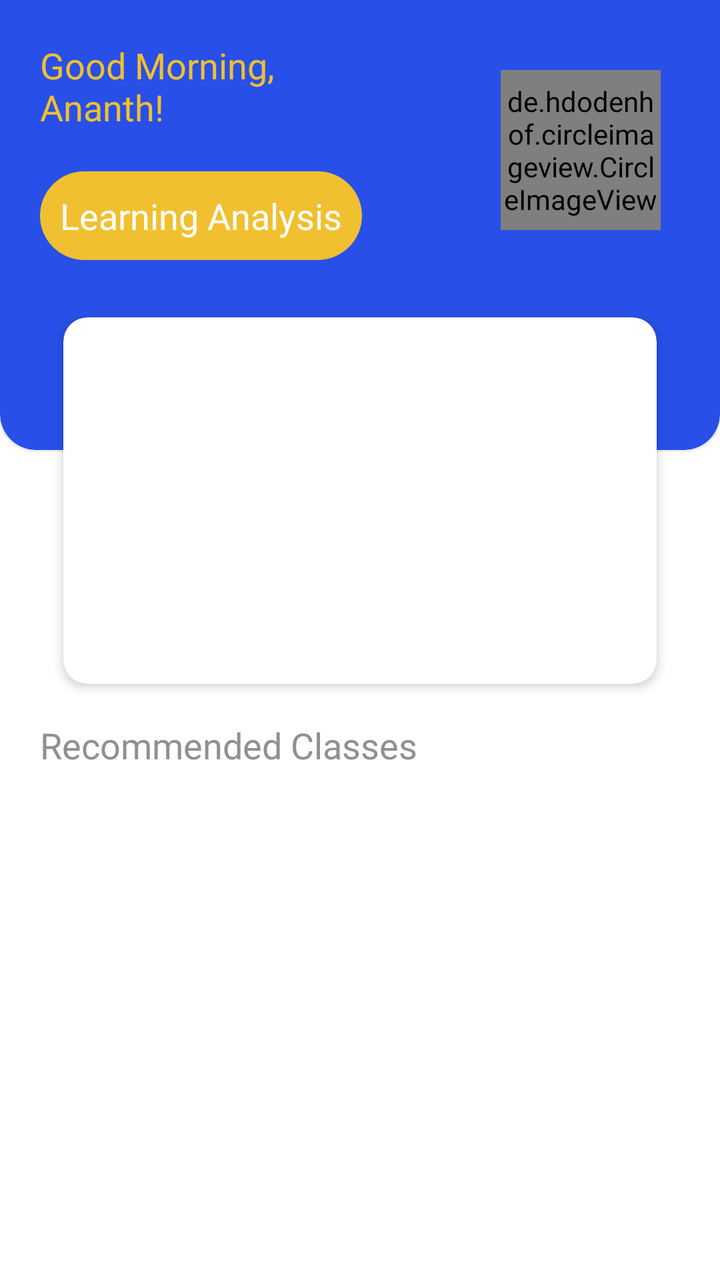
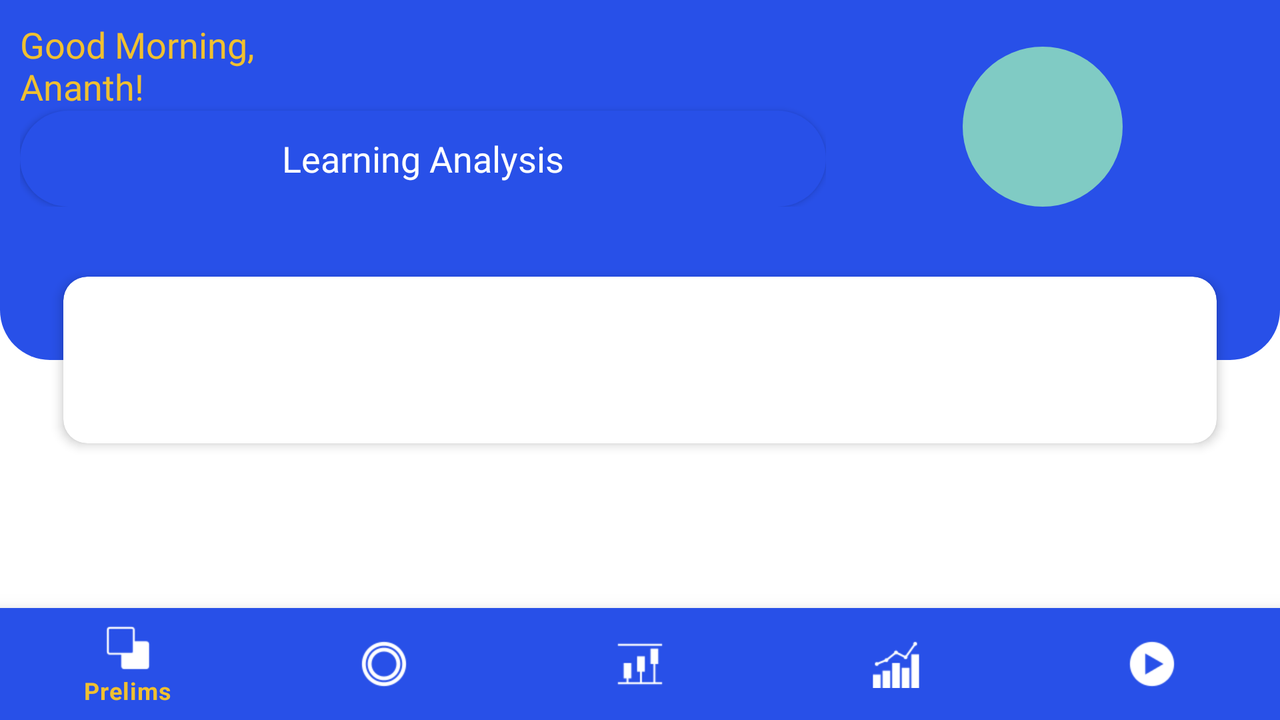

First picture: res/layout/ on a phone held upright. Second picture: the repository's own variant of that layout, on a device whose configuration matches the variant's folder. Source for both follows.
<!-- AndroidManifest.xml: application theme AppTheme1 -->
<!-- res/layout/content_home.xml -->
<?xml version="1.0" encoding="utf-8"?>
<androidx.core.widget.NestedScrollView xmlns:android="http://schemas.android.com/apk/res/android"
    xmlns:app="http://schemas.android.com/apk/res-auto"
    xmlns:tools="http://schemas.android.com/tools"
    android:layout_width="match_parent"
    android:layout_height="match_parent">

    <androidx.constraintlayout.widget.ConstraintLayout
        android:layout_width="match_parent"
        android:layout_height="match_parent"
        app:layout_behavior="@string/appbar_scrolling_view_behavior"
        tools:showIn="@layout/time_line_fragment">

        <RelativeLayout
            android:id="@+id/rl_view"
            android:layout_width="match_parent"
            android:layout_height="match_parent"
            app:layout_constraintEnd_toEndOf="parent"
            app:layout_constraintStart_toStartOf="parent"
            app:layout_constraintTop_toTopOf="parent">

            <com.google.android.material.card.MaterialCardView
                android:id="@+id/card"
                android:layout_width="match_parent"
                android:layout_height="wrap_content"
                android:layout_marginTop="-20dp"
                app:cardBackgroundColor="@color/colorPrimary"
                app:cardCornerRadius="18dp">

                <LinearLayout
                    android:id="@+id/linearLayout"
                    android:layout_width="match_parent"
                    android:layout_height="wrap_content"
                    android:layout_marginTop="20dp"
                    android:layout_marginBottom="75dp"
                    android:background="@drawable/bottom_corners"
                    android:orientation="vertical"
                    android:weightSum="2"
                    app:layout_constraintEnd_toEndOf="parent"
                    app:layout_constraintStart_toStartOf="parent"
                    app:layout_constraintTop_toTopOf="parent">

                    <LinearLayout
                        android:layout_width="match_parent"
                        android:layout_height="wrap_content"
                        android:orientation="horizontal"
                        android:weightSum="2">

                        <LinearLayout
                            android:layout_width="0dp"
                            android:layout_height="wrap_content"
                            android:layout_weight="1.3"
                            android:orientation="vertical">

                            <TextView
                                android:layout_width="match_parent"
                                android:layout_height="wrap_content"
                                android:fontFamily="@font/karla_bold"
                                android:padding="10dp"
                                android:text="@string/good_morning_ananth"
                                android:textAppearance="@style/TextAppearance.AppCompat.Medium"
                                android:textColor="@color/colorAccent" />

                            <TextView
                                android:id="@+id/learning_analysis"
                                android:layout_width="wrap_content"
                                android:layout_height="wrap_content"
                                android:layout_margin="10dp"
                                android:background="@drawable/round_button_background"
                                android:fontFamily="@font/karla"
                                android:padding="10dp"
                                android:text="@string/learning_analysis"
                                android:textAppearance="@style/TextAppearance.AppCompat.Medium"
                                android:textColor="@color/white" />
                        </LinearLayout>

                        <LinearLayout
                            android:layout_width="0dp"
                            android:layout_height="match_parent"
                            android:layout_gravity="center|bottom"
                            android:layout_weight="0.7"
                            android:gravity="center"
                            android:orientation="vertical">

                            <de.hdodenhof.circleimageview.CircleImageView
                                android:id="@+id/iv_user"
                                android:layout_width="80dp"
                                android:layout_height="80dp"
                                android:src="@drawable/administrator_male_100px"
                                app:civ_border_color="@color/white"
                                app:civ_border_width="1dp"
                                app:civ_circle_background_color="@color/white" />
                        </LinearLayout>

                    </LinearLayout>
                </LinearLayout>
            </com.google.android.material.card.MaterialCardView>

            <Space
                android:id="@+id/space"
                android:layout_width="match_parent"
                android:layout_height="wrap_content"
                android:layout_below="@id/card"
                android:layout_alignBottom="@id/card"
                android:layout_marginTop="-75dp" />

            <com.google.android.material.card.MaterialCardView
                android:id="@+id/content_card"
                android:layout_width="match_parent"
                android:layout_height="200dp"
                android:layout_below="@+id/space"
                android:layout_alignTop="@id/space"
                android:layout_marginStart="25dp"
                android:layout_marginEnd="25dp"
                app:cardBackgroundColor="@color/white"
                app:cardCornerRadius="12dp"
                app:cardElevation="3dp"
                app:cardUseCompatPadding="true">

                <androidx.viewpager.widget.ViewPager
                    android:id="@+id/viewPager"
                    android:layout_width="match_parent"
                    android:layout_height="match_parent" />
            </com.google.android.material.card.MaterialCardView>
        </RelativeLayout>

        <TextView
            android:id="@+id/quick"
            android:layout_width="match_parent"
            android:layout_height="wrap_content"
            android:layout_marginStart="10dp"
            android:layout_marginEnd="10dp"
            android:fontFamily="@font/karla_bold"
            android:padding="10dp"
            android:text="@string/recommended_classes"
            android:textAppearance="@style/TextAppearance.AppCompat.Medium"
            android:textColor="@color/gray_light"
            app:layout_constraintEnd_toEndOf="parent"
            app:layout_constraintStart_toStartOf="parent"
            app:layout_constraintTop_toBottomOf="@id/rl_view" />

        <androidx.recyclerview.widget.RecyclerView
            android:id="@+id/recyclerView"
            android:layout_width="match_parent"
            android:layout_height="wrap_content"
            android:orientation="horizontal"
            app:layout_constraintEnd_toEndOf="parent"
            app:layout_constraintStart_toStartOf="parent"
            app:layout_constraintTop_toBottomOf="@id/quick" />

        <ProgressBar
            android:id="@+id/progressBar"
            style="?android:attr/progressBarStyle"
            android:layout_width="wrap_content"
            android:layout_height="wrap_content"
            app:layout_constraintBottom_toBottomOf="@+id/recyclerView"
            app:layout_constraintEnd_toEndOf="@+id/recyclerView"
            app:layout_constraintStart_toStartOf="@+id/recyclerView"
            app:layout_constraintTop_toTopOf="@+id/recyclerView" />
    </androidx.constraintlayout.widget.ConstraintLayout>
</androidx.core.widget.NestedScrollView>
<!-- resources referenced by this layout -->
<resources>
  <color name="colorAccent">#FFF0C030</color>
  <color name="colorPrimary">#FF2850E8</color>
  <color name="gray_light">#FF909090</color>
  <color name="white">#FFFFFF</color>
  <!-- drawable bottom_corners (drawable) -->
  <shape xmlns:android="http://schemas.android.com/apk/res/android"
      android:shape="rectangle">
  
      <solid android:color="@color/colorPrimary" />
      <padding
          android:bottom="10dp"
          android:left="10dp"
          android:right="10dp"
          android:top="10dp" />
  
      <corners
          android:bottomLeftRadius="25dp"
          android:bottomRightRadius="25dp" />
  </shape>
  <!-- drawable round_button_background (drawable) -->
  <?xml version="1.0" encoding="utf-8"?>
  <shape xmlns:android="http://schemas.android.com/apk/res/android"
      android:shape="rectangle">
      <corners
          android:bottomLeftRadius="30dp"
          android:bottomRightRadius="30dp"
          android:topLeftRadius="30dp"
          android:topRightRadius="30dp" />
      <solid android:color="@color/colorAccent" />
  
      <padding
          android:bottom="0dp"
          android:left="0dp"
          android:right="0dp"
          android:top="0dp" />
  </shape>
  <string name="good_morning_ananth">Good Morning,\nAnanth!</string>
  <string name="learning_analysis">Learning Analysis</string>
  <string name="recommended_classes">Recommended Classes</string>
  <style name="AppTheme1" parent="Theme.MaterialComponents.Light.NoActionBar">
          
          <item name="colorPrimary">@color/colorPrimary</item>
          <item name="colorPrimaryDark">@color/colorPrimary</item>
          <item name="colorAccent">@color/colorPrimary</item>
          <item name="primaryTextColor">@color/primaryTextColor</item>
          <item name="secondaryTextColor">@color/secondaryTextColor</item>
          <item name="tabSelectedColor">@color/tabSelectedColor</item>
          <item name="tabUnselectedColor">@color/tabUnselectedColor</item>
          <item name="navTabPressed">@color/navTabPressed</item>
          <item name="statusBarColor">@color/statusBarColor</item>
          <item name="appBarColor">@color/appBarColor</item>
          
          
          <item name="backgroundColor">@color/backgroundColor</item>
          <item name="cardDialogColor">@color/cardDialogColor</item>
          <item name="toastSnackBarColor">@color/toastSnackBarColor</item>
          <item name="colorRipple">@color/colorRipple</item>
          <item name="colorControlHighlight">@color/overlay_dark_50</item> 
          <item name="android:windowBackground">@color/windowColor</item>
          <item name="android:fontFamily">@font/karla</item>
          <item name="android:windowTranslucentStatus">false</item>
          <item name="android:windowTranslucentNavigation">false</item>
          <item name="android:navigationBarColor">#000</item>
          
          <item name="android:windowContentTransitions">false</item>
  
          
          
          
      </style>
  <color name="primaryTextColor">#000000</color>
  <color name="secondaryTextColor">#424343</color>
  <color name="tabSelectedColor">#0280FF</color>
  <color name="tabUnselectedColor">#424343</color>
  <color name="navTabPressed">#000</color>
  <color name="statusBarColor">#F3F4F6</color>
  <color name="appBarColor">#F3F4F6</color>
  <color name="backgroundColor">#FAFAFA</color>
  <color name="cardDialogColor">#FFFFFF</color>
  <color name="toastSnackBarColor">#212121</color>
  <color name="colorRipple">#256DB432</color>
  <color name="overlay_dark_50">#80000000</color>
  <color name="windowColor">#FFFFFF</color>
</resources>
<!-- res/layout-land/content_home.xml (the repository's variant of the layout above) -->
<!-- drawn on the phone turned sideways -->
<?xml version="1.0" encoding="utf-8"?>
<androidx.constraintlayout.widget.ConstraintLayout xmlns:android="http://schemas.android.com/apk/res/android"
    xmlns:app="http://schemas.android.com/apk/res-auto"
    xmlns:tools="http://schemas.android.com/tools"
    android:layout_width="match_parent"
    android:layout_height="match_parent"
    app:layout_behavior="@string/appbar_scrolling_view_behavior"
    tools:context=".HomeActivity"
    tools:showIn="@layout/time_line_fragment">

    <LinearLayout
        android:layout_width="match_parent"
        android:layout_height="180dp"
        android:background="@drawable/bottom_corners"
        android:orientation="vertical"
        android:weightSum="2"
        app:layout_constraintEnd_toEndOf="parent"
        app:layout_constraintStart_toStartOf="parent"
        app:layout_constraintTop_toTopOf="parent">

        <LinearLayout
            android:layout_width="match_parent"
            android:layout_height="wrap_content"
            android:baselineAligned="false"
            android:orientation="horizontal"
            android:weightSum="2"
            app:layout_constraintEnd_toEndOf="parent"
            app:layout_constraintStart_toStartOf="parent"
            app:layout_constraintTop_toTopOf="parent"
            tools:ignore="UselessParent">

            <LinearLayout
                android:layout_width="0dp"
                android:layout_height="wrap_content"
                android:layout_weight="1.3"
                android:orientation="vertical">

                <TextView
                    android:layout_width="match_parent"
                    android:layout_height="wrap_content"
                    android:fontFamily="@font/karla_bold"
                    android:text="@string/good_morning_ananth"
                    android:textAppearance="@style/TextAppearance.AppCompat.Medium"
                    android:textColor="@color/colorAccent" />

                <Button
                    android:id="@+id/learning_analysis"
                    android:layout_width="match_parent"
                    android:layout_height="wrap_content"
                    android:background="@drawable/round_button_background"
                    android:fontFamily="@font/karla"
                    android:text="@string/learning_analysis"
                    android:textAppearance="@style/TextAppearance.AppCompat.Medium"
                    android:textColor="@color/white" />
            </LinearLayout>

            <LinearLayout
                android:layout_width="0dp"
                android:layout_height="match_parent"
                android:layout_gravity="center|bottom"
                android:layout_weight="0.7"
                android:gravity="center|bottom"
                android:orientation="vertical">

                <ImageView
                    android:layout_width="80dp"
                    android:layout_height="80dp"
                    android:background="@drawable/round"
                    android:contentDescription="@string/user_image"
                    android:fontFamily="@font/karla_bold"
                    android:textAppearance="@style/TextAppearance.AppCompat.Large"
                    android:textColor="@color/colorAccent" />
            </LinearLayout>

        </LinearLayout>
    </LinearLayout>

    <androidx.constraintlayout.widget.ConstraintLayout
        android:layout_width="match_parent"
        android:layout_height="match_parent">

        <com.google.android.material.card.MaterialCardView
            android:id="@+id/card"
            android:layout_width="match_parent"
            android:layout_height="100dp"
            android:layout_marginStart="25dp"
            android:layout_marginEnd="25dp"
            app:cardBackgroundColor="@color/white"
            app:cardCornerRadius="12dp"
            app:cardElevation="3dp"
            app:cardUseCompatPadding="true"
            app:layout_constraintBottom_toBottomOf="parent"
            app:layout_constraintEnd_toEndOf="parent"
            app:layout_constraintStart_toStartOf="parent"
            app:layout_constraintTop_toTopOf="parent">

            <androidx.viewpager.widget.ViewPager
                android:id="@+id/viewPager"
                android:layout_width="match_parent"
                android:layout_height="match_parent" >
            </androidx.viewpager.widget.ViewPager>
        </com.google.android.material.card.MaterialCardView>
    </androidx.constraintlayout.widget.ConstraintLayout>

    <com.google.android.material.bottomnavigation.BottomNavigationView
        android:id="@+id/bottom_navigation"
        android:layout_width="match_parent"
        android:layout_height="wrap_content"
        android:layout_gravity="bottom"
        android:background="@color/colorPrimary"
        app:itemIconTint="@drawable/selector"
        app:itemTextColor="@color/colorAccent"
        app:layout_constraintBottom_toBottomOf="parent"
        app:layout_constraintEnd_toEndOf="parent"
        app:layout_constraintStart_toStartOf="parent"
        app:menu="@menu/bottom_navigation" />
</androidx.constraintlayout.widget.ConstraintLayout>
<!-- resources referenced by the variant -->
<!-- as the phone turned sideways resolves them -->
<resources>
  <color name="colorAccent">#FFF0C030</color>
  <color name="colorPrimary">#FF2850E8</color>
  <color name="white">#FFFFFF</color>
  <!-- drawable bottom_corners (drawable) -->
  <shape xmlns:android="http://schemas.android.com/apk/res/android"
      android:shape="rectangle">
  
      <solid android:color="@color/colorPrimary" />
      <padding
          android:bottom="10dp"
          android:left="10dp"
          android:right="10dp"
          android:top="10dp" />
  
      <corners
          android:bottomLeftRadius="25dp"
          android:bottomRightRadius="25dp" />
  </shape>
  <!-- drawable round (drawable) -->
  <?xml version="1.0" encoding="utf-8"?>
  <shape
      xmlns:android="http://schemas.android.com/apk/res/android"
      android:shape="oval">
  
      <solid
          android:color="@color/teal"/>
  
      <size
          android:width="120dp"
          android:height="120dp"/>
  </shape>
  <!-- drawable round_button_background (drawable) -->
  <?xml version="1.0" encoding="utf-8"?>
  <shape xmlns:android="http://schemas.android.com/apk/res/android"
      android:shape="rectangle">
      <corners
          android:bottomLeftRadius="30dp"
          android:bottomRightRadius="30dp"
          android:topLeftRadius="30dp"
          android:topRightRadius="30dp" />
      <solid android:color="@color/colorAccent" />
  
      <padding
          android:bottom="0dp"
          android:left="0dp"
          android:right="0dp"
          android:top="0dp" />
  </shape>
  <string name="good_morning_ananth">Good Morning,\nAnanth!</string>
  <string name="learning_analysis">Learning Analysis</string>
  <string name="user_image">user_image</string>
  <style name="AppTheme1" parent="Theme.MaterialComponents.Light.NoActionBar">
          
          <item name="colorPrimary">@color/colorPrimary</item>
          <item name="colorPrimaryDark">@color/colorPrimary</item>
          <item name="colorAccent">@color/colorPrimary</item>
          <item name="primaryTextColor">@color/primaryTextColor</item>
          <item name="secondaryTextColor">@color/secondaryTextColor</item>
          <item name="tabSelectedColor">@color/tabSelectedColor</item>
          <item name="tabUnselectedColor">@color/tabUnselectedColor</item>
          <item name="navTabPressed">@color/navTabPressed</item>
          <item name="statusBarColor">@color/statusBarColor</item>
          <item name="appBarColor">@color/appBarColor</item>
          
          
          <item name="backgroundColor">@color/backgroundColor</item>
          <item name="cardDialogColor">@color/cardDialogColor</item>
          <item name="toastSnackBarColor">@color/toastSnackBarColor</item>
          <item name="colorRipple">@color/colorRipple</item>
          <item name="colorControlHighlight">@color/overlay_dark_50</item> 
          <item name="android:windowBackground">@color/windowColor</item>
          <item name="android:fontFamily">@font/karla</item>
          <item name="android:windowTranslucentStatus">false</item>
          <item name="android:windowTranslucentNavigation">false</item>
          <item name="android:navigationBarColor">#000</item>
          
          <item name="android:windowContentTransitions">false</item>
  
          
          
          
      </style>
  <color name="teal">#FF80CBC4</color>
  <color name="primaryTextColor">#000000</color>
  <color name="secondaryTextColor">#424343</color>
  <color name="tabSelectedColor">#0280FF</color>
  <color name="tabUnselectedColor">#424343</color>
  <color name="navTabPressed">#000</color>
  <color name="statusBarColor">#F3F4F6</color>
  <color name="appBarColor">#F3F4F6</color>
  <color name="backgroundColor">#FAFAFA</color>
  <color name="cardDialogColor">#FFFFFF</color>
  <color name="toastSnackBarColor">#212121</color>
  <color name="colorRipple">#256DB432</color>
  <color name="overlay_dark_50">#80000000</color>
  <color name="windowColor">#FFFFFF</color>
</resources>
